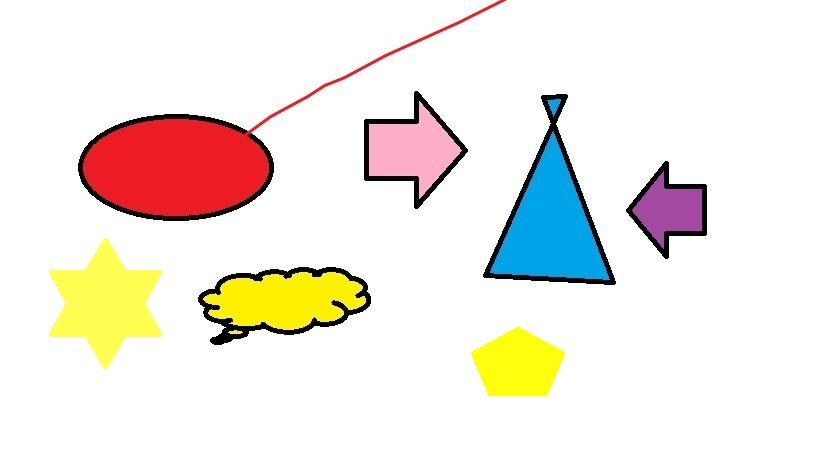
#> input picture colours.jpg, 819 x 460 px
$ python colour_box.py
#> lines starting #> are read from the running program, lines starting #| are printed output that depends on the picture; after the words box and inside, x2 and y2 are one past the last pixel; in counts of white or black regions, pixels touching at a corner belong together
import numpy as np
import cv2

img1 = cv2.imread("colours.jpg",1)
#> img1 is the input picture: shape (460, 819, 3); mean B, G, R 226.2, 233.8, 240.1

#bgr = [36,27,237]

minBGR = np.array([0,200,200])
maxBGR = np.array([170,255,255])

maskBGR = cv2.inRange(img1,minBGR,maxBGR)
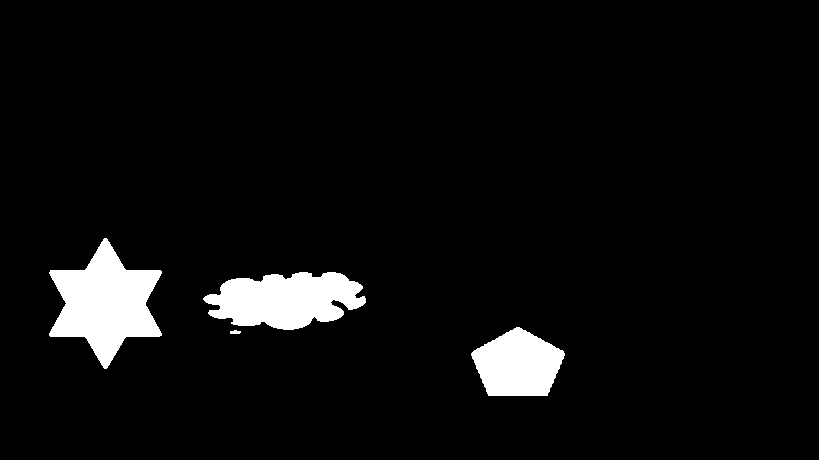
#> maskBGR: shape (460, 819); 5.1% white; 4 white regions, box (x1, y1, x2, y2) and area: (49, 238, 162, 369) 7958, (203, 272, 366, 330) 6587, (471, 327, 565, 396) 4618, (230, 330, 241, 334) 35

resultBGR = cv2.bitwise_and(img1,img1,mask = maskBGR)
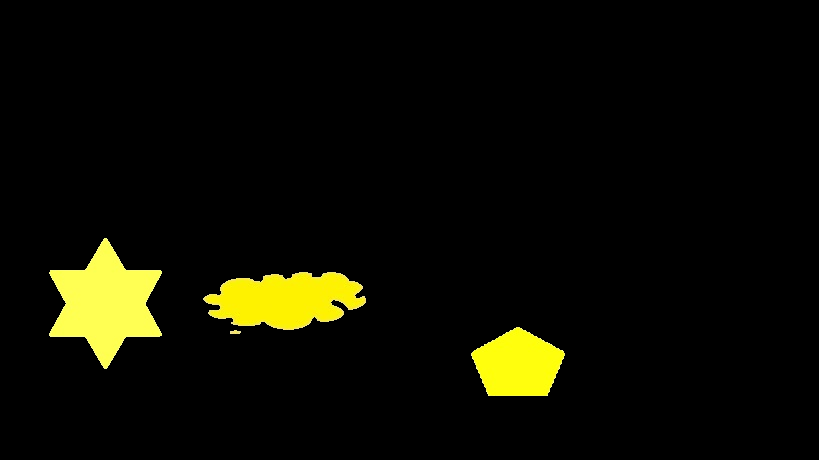
#> resultBGR: shape (460, 819, 3); mean B, G, R 2.4, 12.7, 12.9

cv2.imshow("Original image", img1)
cv2.imshow("Final Result", resultBGR)

cv2.waitKey(4000)
cv2.destroyAllWindows()
